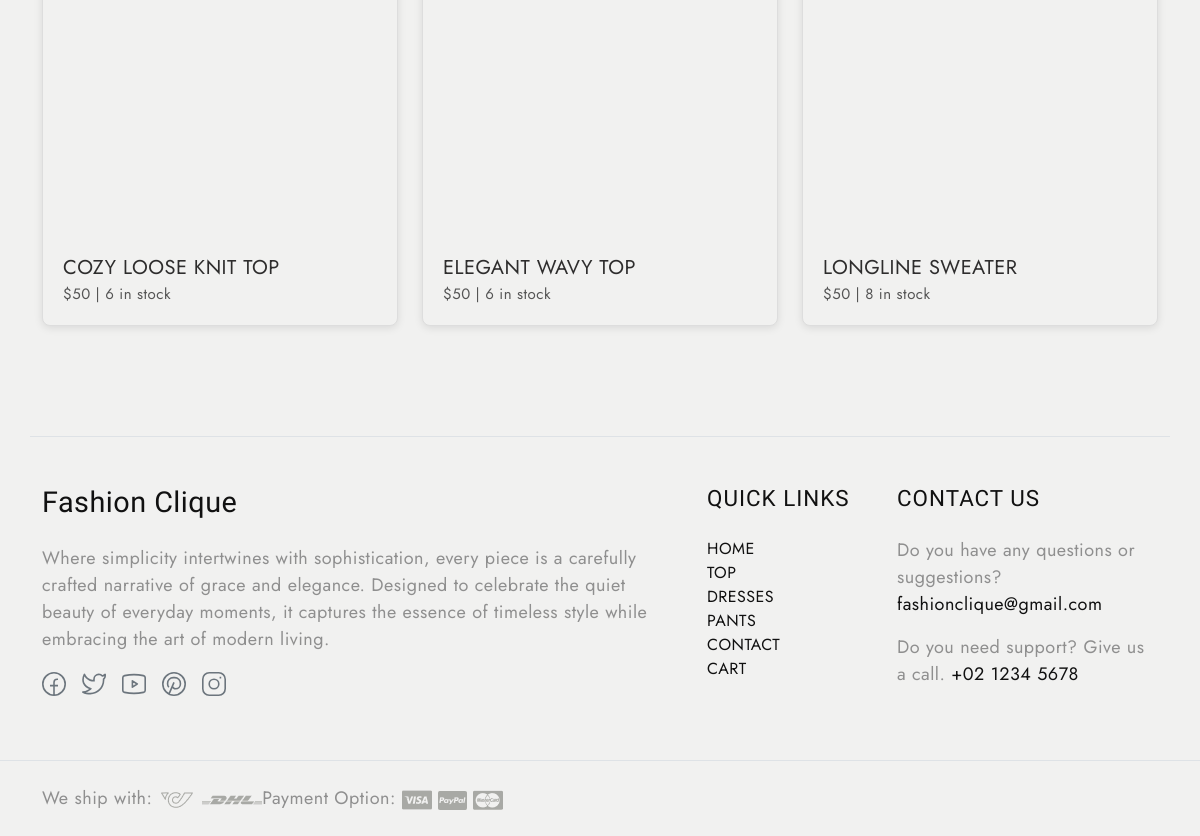
Before: /top (lower part) with the older database file.
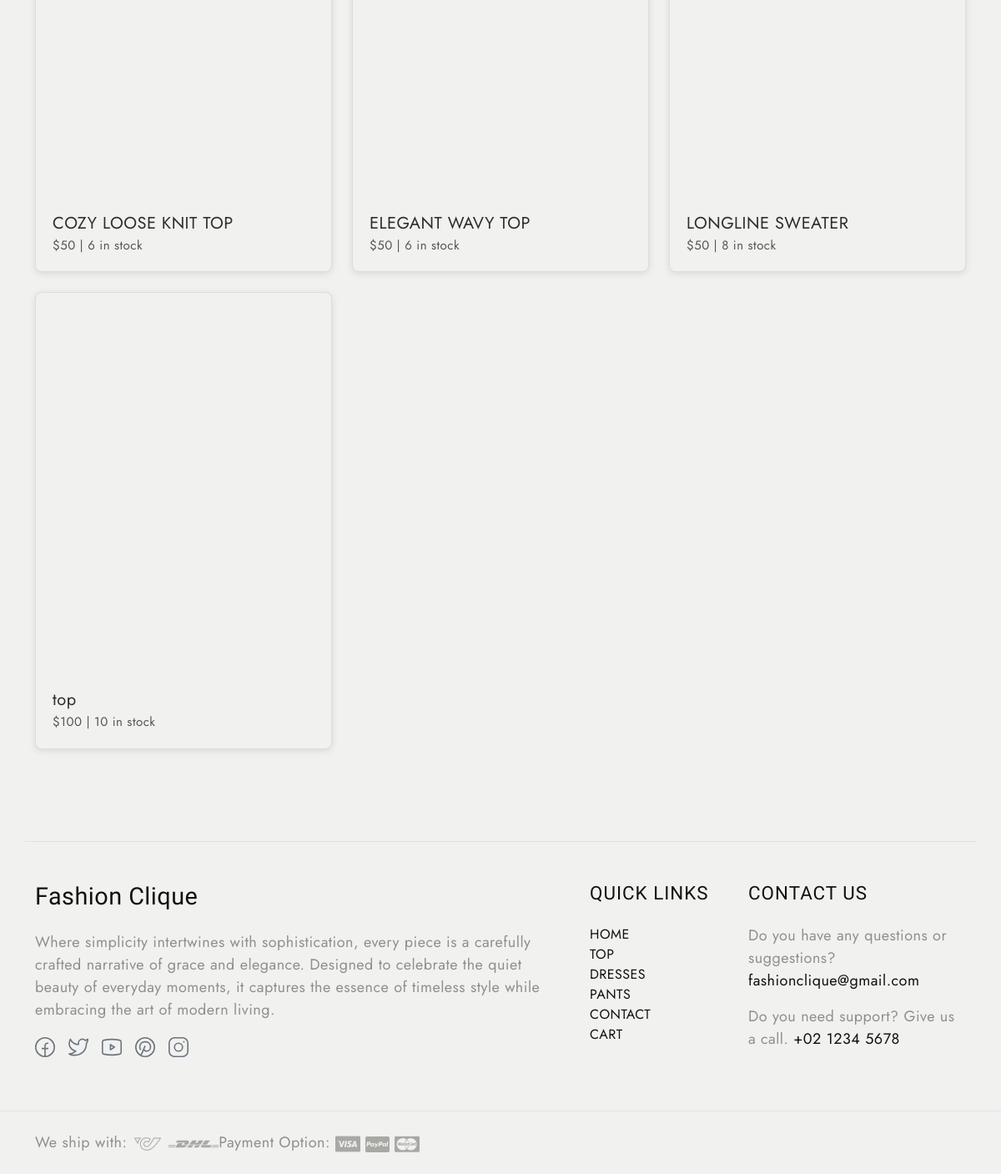
After: the same page with the newer database file.
### tables this page shows
CREATE TABLE products (id INTEGER PRIMARY KEY AUTOINCREMENT, name TEXT NOT NULL, type TEXT NOT NULL, price INTEGER NOT NULL, img TEXT NOT NULL, stock INTEGER NOT NULL);

### app.py (the view)
@app.route('/top')
def top():
    products = get_products("top")  # Assuming this returns a list of tuples
    if 'cart' not in session:
        session['cart'] = []
    cart = session['cart']
    updated_products = []
    for product in products:
        product_id = product[0]  # Extract product ID from the tuple
        stock = product[5]  # Extract stock from the tuple
        for item in cart:
            if item['product_id'] == product_id:
                stock = max(stock - item['quantity'], 0)  # Reduce stock, ensuring it's non-negative
        updated_product = (
            product[0],  # ID
            product[1],  # Name
            product[2],  # Category
            product[3],  # Price
            product[4],  # Image
            stock        # Updated stock
        )
        updated_products.append(updated_product)
    return render_template('top.html', products=updated_products)

### app.py (called while the page is built)
def get_products(product_type):
    conn = sqlite3.connect(DB_PATH)
    c = conn.cursor()
    if product_type:
        c.execute("SELECT * FROM products WHERE type=?", (product_type,))
    products = c.fetchall()  # Fetch all rows
    conn.close()
    return products

### templates/top.html (shortened to what this page needs)
<!DOCTYPE html>
<html lang="en">
  <head>
    <link
      href="https://cdn.jsdelivr.net/npm/bootstrap@5.3.0-alpha3/dist/css/bootstrap.min.css"
      rel="stylesheet"
    />
    <link
      rel="stylesheet"
      type="text/css"
      href="{{ url_for('static', filename='css/vendor.css') }}"
    />
    <link
      rel="stylesheet"
      href="https://cdn.jsdelivr.net/npm/swiper@9/swiper-bundle.min.css"
    />
    <link
      rel="stylesheet"
      type="text/css"
      href="{{ url_for('static', filename='css/style.css') }}"
    />
  </head>
  <body class="homepage">
    <section
      id="best-sellers"
      class="best-sellers py-2 position-relative bg-light"
    >
      <div class="container">
        <div class="row g-4 bg-light">
          {% for product in products %}
          <div class="col-md-4">
            <div class="product-item image-zoom-effect link-effect bg-light">
              <div class="image-holder">
                <div
                  class="image-wrapper {% if product[5] == 0 %}out-of-stock{% endif %}"
                >
                  <img
                    src="{{ url_for('static', filename=product[4]) }}"
                    alt="product"
                    class="product-image img-fluid"
                  />
                </div>
              </div>
              <div class="product-content">
                <div class="product-name">
                  <span>{{ product[1] }}</span>
                </div>
                <div class="product-info">
                  <span class="price">${{ product[3] }}</span>
                  <span>|</span>
                  <span class="stock">
                    {% if product[5] == 0 %} Unavailable {% else %} {{
                    product[5] }} in stock {% endif %}
                  </span>
                </div>
              </div>
            </div>
          </div>
          {% endfor %}
        </div>
      </div>
    </section>
    <footer id="footer" class="bg-light">
      <div class="container">
        <br /><br />
        <div class="row d-flex flex-wrap py-5 border-top">
          <div class="col-md-7 col-sm-6">
            <div class="footer-menu footer-menu-001">
              <div class="footer-intro mb-4">
                <h4>Fashion Clique</h4>
              </div>
              <p>
                Where simplicity intertwines with sophistication, every piece is
                a carefully crafted narrative of grace and elegance. Designed to
                celebrate the quiet beauty of everyday moments, it captures the
                essence of timeless style while embracing the art of modern
                living.
              </p>
              <div class="social-links">
                <ul class="list-unstyled d-flex flex-wrap gap-3">
                  <li>
                    <a href="https://www.facebook.com" class="text-secondary">
                      <svg width="24" height="24" viewBox="0 0 24 24">
                        <use xlink:href="#facebook"></use>
                      </svg>
                    </a>
                  </li>
                  <li>
                    <a href="https://www.twitter.com" class="text-secondary">
                      <svg width="24" height="24" viewBox="0 0 24 24">
                        <use xlink:href="#twitter"></use>
                      </svg>
                    </a>
                  </li>
                  <li>
                    <a href="https://www.youtube.com" class="text-secondary">
                      <svg width="24" height="24" viewBox="0 0 24 24">
                        <use xlink:href="#youtube"></use>
                      </svg>
                    </a>
                  </li>
                  <li>
                    <a href="https://www.pinterest.com" class="text-secondary">
                      <svg width="24" height="24" viewBox="0 0 24 24">
                        <use xlink:href="#pinterest"></use>
                      </svg>
                    </a>
                  </li>
                  <li>
                    <a href="https://www.instagram.com" class="text-secondary">
                      <svg width="24" height="24" viewBox="0 0 24 24">
                        <use xlink:href="#instagram"></use>
                      </svg>
                    </a>
                  </li>
                </ul>
              </div>
            </div>
          </div>
          <div class="col-md-2 col-sm-6">
            <div class="footer-menu footer-menu-002">
              <h5 class="widget-title text-uppercase mb-4">Quick Links</h5>
              <ul
                class="menu-list list-unstyled text-uppercase border-animation-left fs-6"
              >
                <li class="menu-item">
                  <a href="/index" class="item-anchor">Home</a>
                </li>
                <li class="menu-item">
                  <a href="/top" class="item-anchor">Top</a>
                </li>
                <li class="menu-item">
                  <a href="/dresses" class="item-anchor">Dresses</a>
                </li>
                <li class="menu-item">
                  <a href="/pants" class="item-anchor">Pants</a>
                </li>
                <li class="menu-item">
                  <a href="/contact" class="item-anchor">Contact</a>
                </li>
                <li class="menu-item">
                  <a href="/cart" class="item-anchor">Cart</a>
                </li>
              </ul>
            </div>
          </div>
          <div class="col-md-3 col-sm-6">
            <div class="footer-menu footer-menu-004 border-animation-left">
              <h5 class="widget-title text-uppercase mb-4">Contact Us</h5>
              <p>
                Do you have any questions or suggestions?
                <a href="mailto:fashionclique@gmail.com" class="item-anchor"
                  >fashionclique@gmail.com</a
                >
              </p>
              <p>
                Do you need support? Give us a call.
                <a href="tel:+02 1234 5678" class="item-anchor"
                  >+02 1234 5678</a
                >
              </p>
            </div>
          </div>
        </div>
      </div>
      <div class="border-top py-4">
        <div class="container">
          <div class="row">
            <div class="col-md-6 d-flex flex-wrap">
              <div class="shipping">
                <span>We ship with:</span>
                <img
                  src="{{ url_for('static', filename='images/arct-icon.png') }}"
                  alt="icon"
                />
                <img
                  src="{{ url_for('static', filename='images/dhl-logo.png') }}"
                  alt="icon"
                />
              </div>
              <div class="payment-option">
                <span>Payment Option:</span>
                <img
                  src="{{ url_for('static', filename='images/visa-card.png') }}"
                  alt="card"
                />
                <img
                  src="{{ url_for('static', filename='images/paypal-card.png') }}"
                  alt="card"
                />
                <img
                  src="{{ url_for('static', filename='images/master-card.png') }}"
                  alt="card"
                />
              </div>
            </div>
          </div>
        </div>
      </div>
    </footer>
  </body>
</html>

### static/css/style.css (style rules this page uses)
body { --heading-font: "Marcellus", Roboto, sans-serif; --heading-font-weight: 400; --heading-color: #111; --heading-line-height: 1.24; --swiper-theme-color: #8c907e; --bs-body-font-family: "Jost", Roboto, sans-serif; --bs-body-font-size: 18px; --bs-body-font-weight: 400; --bs-body-line-height: 1.5; --bs-body-color: #8f8f8f; --bs-body-color-rgb: 143, 143, 143; --bs-primary: #8c907e; --bs-secondary: #6c757d; --bs-black: #111; --bs-light: #f1f1f0; --bs-dark: #212529; --bs-gray: #9aa1a7; --bs-gray-dark: #51565b; --bs-primary-rgb: 140, 144, 126; --bs-secondary-rgb: 108, 117, 125; --bs-black-rgb: 17, 17, 17; --bs-light-rgb: 241, 241, 240; --bs-dark-rgb: 33, 37, 41; --bs-link-color: #111; --bs-link-color-rgb: 17, 17, 17; --bs-link-decoration: underline; --bs-link-hover-color: #111; --bs-link-hover-color-rgb: 17, 17, 17; }
body { letter-spacing: 0.03rem; }
h1, .h1, h2, .h2, h3, .h3, h4, .h4, h5, .h5, h6, .h6 { font-family: var(--heading-font); font-weight: var(--heading-font-weight); color: var(--heading-color); line-height: var(--heading-line-height); }
h5, h6 { letter-spacing: 1px; }
h4, .h4 { font-size: 1.8rem; }
h5, .h5 { font-size: 1.4rem; }
a { text-decoration: none; }
.image-zoom-effect { display: flex; flex-wrap: wrap; }
.image-zoom-effect .image-holder { width: 100%; height: auto; overflow: hidden; transform: scale(1); transition: transform 0.3s cubic-bezier(0.25, 0.46, 0.45, 0.94); }
.image-zoom-effect img { transform: scale(1); will-change: transform; transition: transform 0.3s cubic-bezier(0.25, 0.46, 0.45, 0.94); z-index: 0; }
.border-animation-left .item-anchor { position: relative; margin-bottom: 20px; }
.border-animation-left .item-anchor:after { content: ""; position: absolute; width: 0; height: 1px; left: 0; bottom: 0; z-index: 9; background: var(--bs-dark); transition: all 0.5s ease; }
.border-animation-left.light-border .item-anchor:after, .border-animation-left .item-anchor:after { background: var(--bs-dark); }
.product-item { position: relative; overflow: hidden; border: 1px solid #ddd; border-radius: 8px; box-shadow: 0 2px 8px rgba(0, 0, 0, 0.1); margin-bottom: 0px; background-color: #fff; display: flex; flex-direction: column; height: 100%; }
.product-image { width: 100%; height: 100%; object-fit: cover; transition: transform 0.3s ease-in-out, filter 0.3s ease; }
.product-content { padding: 20px; display: flex; flex-direction: column; }
.product-name { font-size: 20px; color: #2e2d2d; justify-content: space-between; align-items: center; }
.product-info { font-size: 15px; color: #555; justify-content: space-between; align-items: center; }
.product-info .price { text-align: left; flex: 1; }
.product-info .stock { text-align: right; flex: 1; }
.image-holder { position: relative; }
.image-wrapper { position: relative; }

Changed rows visible on the page:
added products: img (picture), name "top", price "100", stock "10"
